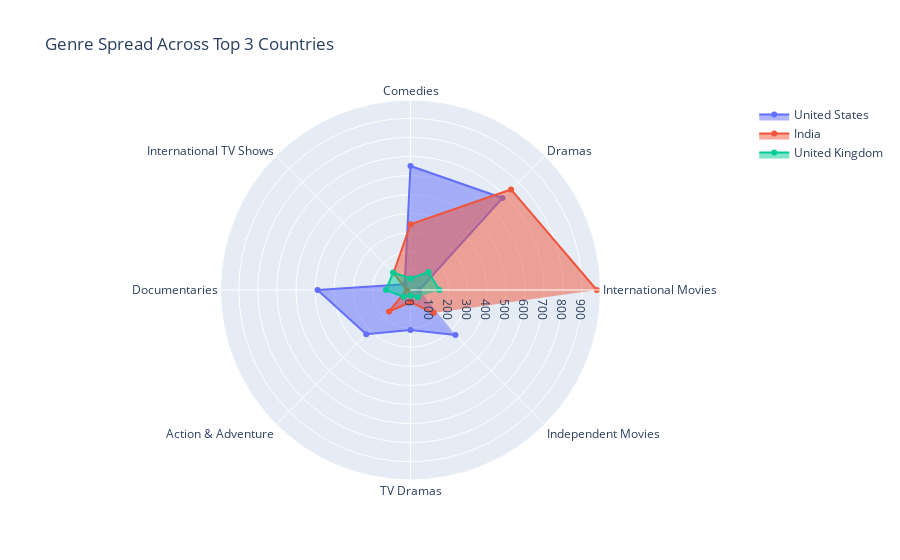

The code cell stored with this chart in its notebook:
### Markdown cell above
<h3>8. Radar Char- Genre Diversity Comparison: Compare genre counts across 3 countries</h3>

### Code cell
import plotly.graph_objects as go
from collections import Counter

df_explode = df.dropna(subset=['listed_in', 'country'])
df_explode['country'] = df_explode['country'].str.split(', ').str[0]
df_explode['listed_in'] = df_explode['listed_in'].str.split(', ')
df_explode = df_explode.explode('listed_in')

top_countries = ['United States', 'India', 'United Kingdom']
genres = df_explode['listed_in'].value_counts().nlargest(8).index.tolist()

fig = go.Figure()
for country in top_countries:
    genre_count = df_explode[df_explode['country'] == country]['listed_in'].value_counts()
    data = [genre_count.get(g, 0) for g in genres]
    fig.add_trace(go.Scatterpolar(r=data, theta=genres, fill='toself', name=country))

fig.update_layout(title='Genre Spread Across Top 3 Countries', polar=dict(radialaxis=dict(visible=True)))
fig.show()

### Figure 1 — Plotly figure (JSON) as saved in the notebook; plotly's stock layout.template omitted (floating-point values rounded to 4 significant figures)
{"data": [{"fill": "toself", "name": "United States", "r": [46, 682, 650, 43, 487, 328, 210, 333], "theta": ["International Movies", "Dramas", "Comedies", "International TV Shows", "Documentaries", "Action & Adventure", "TV Dramas", "Independent Movies"], "type": "scatterpolar"}, {"fill": "toself", "name": "India", "r": [976, 745, 344, 126, 20, 159, 64, 171], "theta": ["International Movies", "Dramas", "Comedies", "International TV Shows", "Documentaries", "Action & Adventure", "TV Dramas", "Independent Movies"], "type": "scatterpolar"}, {"fill": "toself", "name": "United Kingdom", "r": [151, 133, 60, 129, 128, 52, 30, 54], "theta": ["International Movies", "Dramas", "Comedies", "International TV Shows", "Documentaries", "Action & Adventure", "TV Dramas", "Independent Movies"], "type": "scatterpolar"}], "layout": {"autosize": true, "polar": {"angularaxis": {"type": "category"}, "radialaxis": {"autorange": true, "range": [0, 1018.0], "type": "linear", "visible": true}}, "title": {"text": "Genre Spread Across Top 3 Countries"}}}
